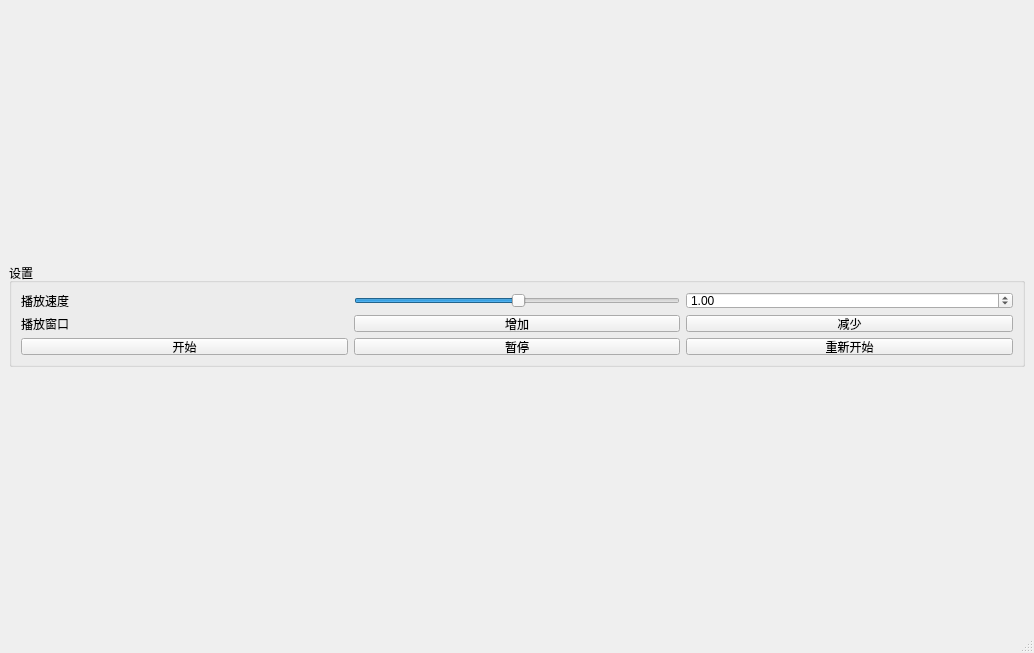
<?xml version="1.0" encoding="UTF-8"?>
<ui version="4.0">
 <class>ShakeTestWindow</class>
 <widget class="QMainWindow" name="ShakeTestWindow">
  <property name="geometry">
   <rect>
    <x>0</x>
    <y>0</y>
    <width>1034</width>
    <height>653</height>
   </rect>
  </property>
  <property name="windowTitle">
   <string>视频对比工具</string>
  </property>
  <widget class="QWidget" name="centralwidget">
   <layout class="QGridLayout" name="gridLayout">
    <item row="1" column="0">
     <layout class="QHBoxLayout" name="horizontalLayout"/>
    </item>
    <item row="2" column="0">
     <widget class="QGroupBox" name="groupBox_2">
      <property name="minimumSize">
       <size>
        <width>0</width>
        <height>0</height>
       </size>
      </property>
      <property name="maximumSize">
       <size>
        <width>16777215</width>
        <height>104</height>
       </size>
      </property>
      <property name="title">
       <string>设置</string>
      </property>
      <layout class="QGridLayout" name="gridLayout_3">
       <item row="0" column="0">
        <layout class="QGridLayout" name="gridLayout_6">
         <item row="2" column="1">
          <widget class="QPushButton" name="cancel_button">
           <property name="maximumSize">
            <size>
             <width>16777215</width>
             <height>16777215</height>
            </size>
           </property>
           <property name="text">
            <string>暂停</string>
           </property>
          </widget>
         </item>
         <item row="0" column="1">
          <widget class="QSlider" name="view_speed">
           <property name="sizePolicy">
            <sizepolicy hsizetype="Preferred" vsizetype="Fixed">
             <horstretch>0</horstretch>
             <verstretch>0</verstretch>
            </sizepolicy>
           </property>
           <property name="sliderPosition">
            <number>50</number>
           </property>
           <property name="orientation">
            <enum>Qt::Horizontal</enum>
           </property>
          </widget>
         </item>
         <item row="2" column="0">
          <widget class="QPushButton" name="isok">
           <property name="maximumSize">
            <size>
             <width>16777215</width>
             <height>16777215</height>
            </size>
           </property>
           <property name="text">
            <string>开始</string>
           </property>
          </widget>
         </item>
         <item row="0" column="0">
          <widget class="QLabel" name="label_6">
           <property name="text">
            <string>播放速度</string>
           </property>
          </widget>
         </item>
         <item row="2" column="2">
          <widget class="QPushButton" name="restart">
           <property name="text">
            <string>重新开始</string>
           </property>
          </widget>
         </item>
         <item row="0" column="2">
          <widget class="QDoubleSpinBox" name="speed_value">
           <property name="sizePolicy">
            <sizepolicy hsizetype="Preferred" vsizetype="Fixed">
             <horstretch>0</horstretch>
             <verstretch>0</verstretch>
            </sizepolicy>
           </property>
           <property name="value">
            <double>1.000000000000000</double>
           </property>
          </widget>
         </item>
         <item row="1" column="0">
          <widget class="QLabel" name="label">
           <property name="text">
            <string>播放窗口</string>
           </property>
          </widget>
         </item>
         <item row="1" column="1">
          <widget class="QPushButton" name="pushButton">
           <property name="text">
            <string>增加</string>
           </property>
          </widget>
         </item>
         <item row="1" column="2">
          <widget class="QPushButton" name="pushButton_2">
           <property name="text">
            <string>减少</string>
           </property>
          </widget>
         </item>
        </layout>
       </item>
      </layout>
     </widget>
    </item>
   </layout>
  </widget>
  <widget class="QMenuBar" name="menubar">
   <property name="geometry">
    <rect>
     <x>0</x>
     <y>0</y>
     <width>1034</width>
     <height>23</height>
    </rect>
   </property>
  </widget>
  <widget class="QStatusBar" name="statusbar"/>
 </widget>
 <resources/>
 <connections/>
</ui>
